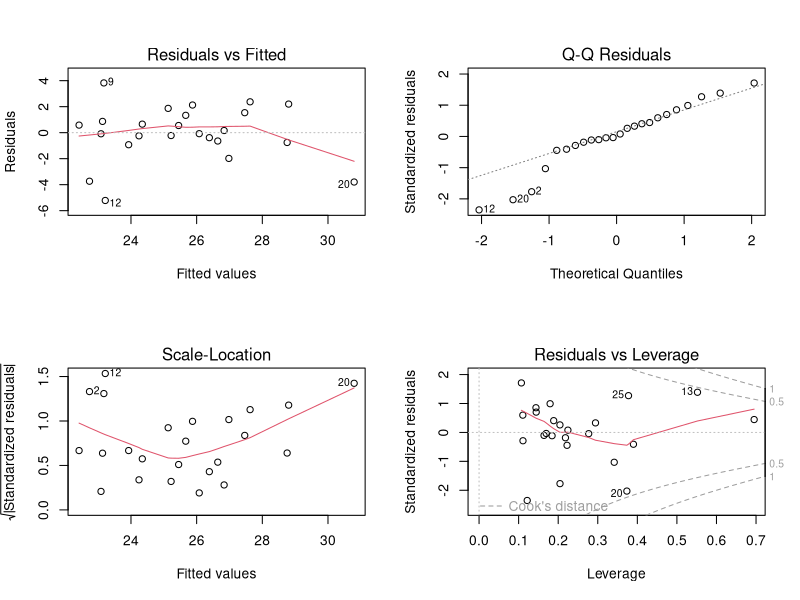

This figure's R source:
## ---- chunk 1
knitr::opts_chunk$set(
  comment = "R>",
  warning = FALSE,
  message = FALSE,
  fig.width = 4.5,
  fig.height = 2.625,
  out.width = "75%",
  fig.asp = NULL, # control via width/height
  dpi = 300
)

ggplot2::theme_set(
  ggplot2::theme_minimal(base_size = 8)
)
ggplot2::theme_set(
  ggplot2::theme_bw(base_size = 8)
)
## ---- chunk 2
#| code-fold: false
#| label: task-j-q1
library(tidyverse)
library(vegan)
library(car)

data(varespec); data(varechem)
dat <- varechem
dat$rich <- specnumber(varespec)             # lichen species richness per site

full <- lm(rich ~ ., data = dat)
r2_full  <- summary(full)$r.squared
adj_full <- summary(full)$adj.r.squared
c(r2 = round(r2_full, 3), adj_r2 = round(adj_full, 3))
## ---- chunk 3
#| code-fold: false
#| label: task-j-q2
sort(vif(full), decreasing = TRUE)           # variance inflation factors for the full model

# drop the most inflated predictor and refit (repeat until all VIF < 10)
reduced <- lm(rich ~ N + P + K + Ca + pH + Al + Mn + Baresoil + Humdepth, data = dat)
sort(vif(reduced), decreasing = TRUE)
## ---- chunk 4
#| code-fold: false
#| label: task-j-q3
sel <- step(reduced, direction = "both", trace = FALSE)
formula(sel)
adj_sel <- summary(sel)$adj.r.squared
adj_sel
## ---- chunk 5
#| code-fold: false
#| label: task-j-q4
#| fig-width: 6
#| fig-height: 5
par(mfrow = c(2, 2))
plot(sel)                                    # residual diagnostics

r2_sel <- summary(sel)$r.squared
c(r2 = round(r2_sel, 3), adj_r2 = round(adj_sel, 3), AIC = round(AIC(sel), 1))
